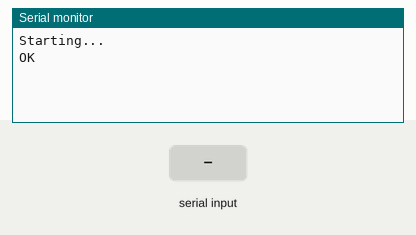
This sketch was run on a simulated Arduino Uno, built with avr-gcc and run on an emulated ATmega328P. On the bench: the last lines printed to the serial monitor. The inputs (shaded band) are chosen by the test bench.

Above: at 3.2 s.
3.3 s: "1\n" received over Serial
At 4.3 s:
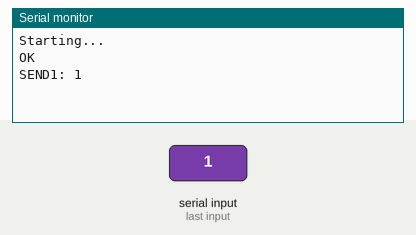
4.8 s: "1\n" received over the second serial link
At 5.3 s:
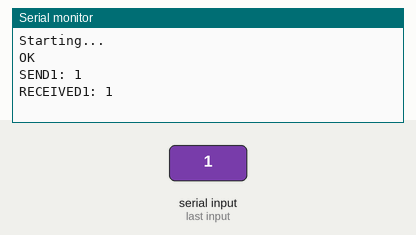
6.3 s: "0\n" received over Serial
At 7.5 s:
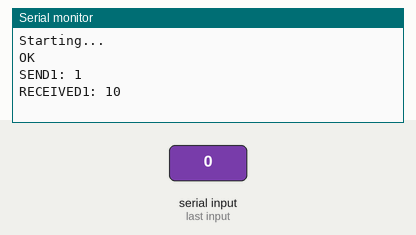
7.8 s: "2\n" received over the second serial link
At 8.8 s:
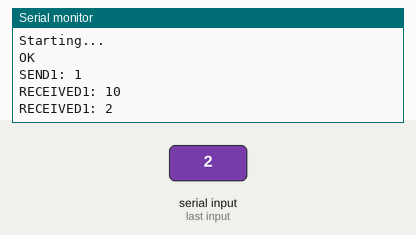

Measured:
- after the input at 3.3 s, the serial monitor: prints a new line at once (image 1)
- after the input at 4.8 s, the serial monitor: prints a new line at once (image 2)
- after the input at 6.3 s, the serial monitor: prints a new line at once (image 3)
- after the input at 7.8 s, the serial monitor: prints a new line at once (image 4)

The sketch:

chat.ino
```cpp
#include <SoftwareSerial.h>
#include <AltSoftSerial.h>

SoftwareSerial chat1(10, 11);
AltSoftSerial chat2(8, 9);

String serialString = "";
String chat1String = "";
String chat2String = "";

void setup()
{
  Serial.begin(9600);
  while(!Serial);
  Serial.println("Starting...");

  chat1.begin(9600);
  delay(1000);
  chat1.println("Test message");

  chat2.begin(9600);
  delay(1000);
  chat2.println("Test message");

  Serial.println("OK");
}

void loop()
{

  if (chat1.available())
  {
    char inChar = (char)chat1.read();
    if (inChar == '\n') {
      Serial.print("RECEIVED1: ");
      Serial.print(chat1String);
      chat1String = "";
    }else{
      chat1String += inChar;
    }
  }

  if (chat2.available())
  {
    char inChar = (char)chat2.read();
    if (inChar == '\n') {
      Serial.print("RECEIVED2: ");
      Serial.print(chat2String);
      chat2String = "";
    }else{
      chat2String += inChar;
    }
  }

  if (Serial.available()) {
    char inChar = (char)Serial.read();
    if (inChar == '\n') {
      switch (serialString.charAt(0))
      {
        case '1':
          Serial.print("SEND1: ");
          chat1.println(serialString);
        break;
        case '2':
          Serial.print("SEND2: ");
          chat2.println(serialString);
        break;
      }
      Serial.println(serialString);
      serialString = "";
    }else{
      serialString += inChar;
    }
  }

}
```
